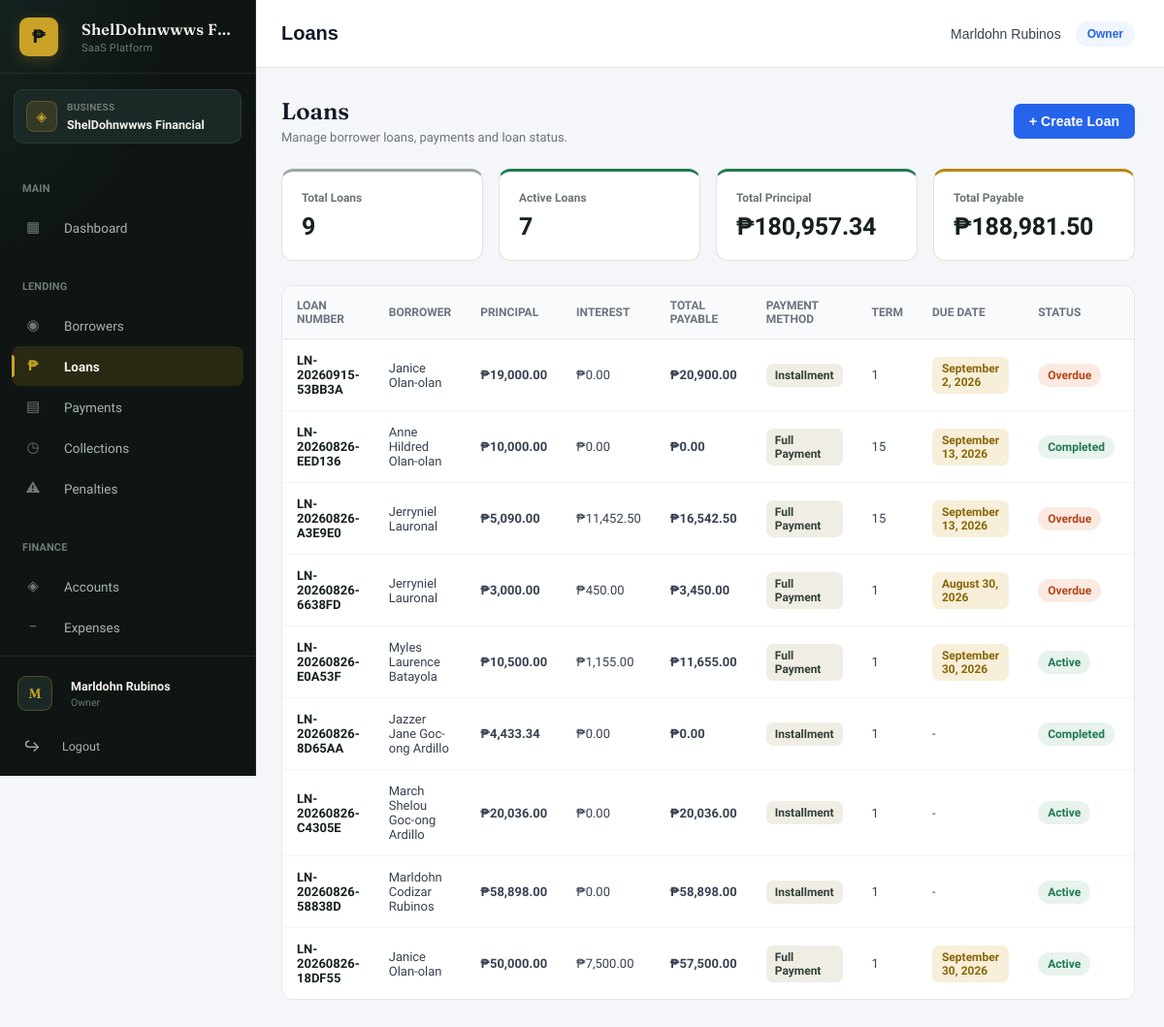
Screenshot of /public/index.php?url=loans (signed in) with the database file from the repository.
### tables this page shows
CREATE TABLE `loans` (
  `id` int(10) UNSIGNED NOT NULL,
  `business_id` bigint(20) UNSIGNED NOT NULL,
  `borrower_id` int(10) UNSIGNED NOT NULL,
  `account_id` int(10) UNSIGNED DEFAULT NULL,
  `category_id` int(10) UNSIGNED DEFAULT NULL,
  `loan_number` varchar(50) NOT NULL,
  `principal_amount` decimal(15,2) NOT NULL DEFAULT 0.00,
  `interest_rate` decimal(8,2) NOT NULL DEFAULT 0.00,
  `interest_type` enum('flat','reducing_balance') NOT NULL DEFAULT 'flat',
  `payment_type` enum('installment','full_payment') NOT NULL DEFAULT 'installment',
  `term` int(11) NOT NULL DEFAULT 1,
  `term_period` enum('days','weeks','months','years') NOT NULL DEFAULT 'months',
  `processing_fee` decimal(15,2) NOT NULL DEFAULT 0.00,
  `total_interest` decimal(15,2) NOT NULL DEFAULT 0.00,
  `total_payable` decimal(15,2) NOT NULL DEFAULT 0.00,
  `release_date` date DEFAULT NULL,
  `first_payment_date` date DEFAULT NULL,
  `status` enum('pending','approved','active','completed','overdue','cancelled','rejected') NOT NULL DEFAULT 'pending',
  `purpose` varchar(255) DEFAULT NULL,
  `notes` text DEFAULT NULL,
  `created_by` int(10) UNSIGNED DEFAULT NULL,
  `created_at` timestamp NOT NULL DEFAULT current_timestamp(),
  `updated_at` timestamp NOT NULL DEFAULT current_timestamp() ON UPDATE current_timestamp()
);

### app/controllers/LoanController.php (called while the page is built, shortened)
<?php
require_once APP_PATH . '/models/Loan.php';
class LoanController
{
    public function index(): void
    {
        $user=Auth::user();
        $businessId=Auth::businessId();
        $tenantRole=Auth::tenantRole();
        $loanModel=new Loan();
        $loans=$loanModel->all($businessId);
        $db=Database::getInstance();
        $stmt=$db->prepare("
            SELECT loan_id,COALESCE(SUM(penalty_amount),0) AS penalty_total
            FROM loan_penalties
            WHERE business_id=?
            GROUP BY loan_id
        ");
        $stmt->execute([$businessId]);
        $penaltyTotals=[];
        foreach($stmt->fetchAll(PDO::FETCH_ASSOC) as $penalty){
            $penaltyTotals[(int)$penalty['loan_id']]=(float)$penalty['penalty_total'];
        }
        foreach($loans as &$loan){
            $loanId=(int)($loan['id']??0);
            $loan['penalty_total']=$penaltyTotals[$loanId]??0;
        }
        require APP_PATH . '/views/loans/index.php';
    }
}

### app/core/Auth.php (called while the page is built, shortened)
<?php
class Auth
{
    public static function user(): ?array
    {
        return
            $_SESSION['user']
            ?? null;
    }
    public static function businessId(): ?int
    {
        return (int)
            $_SESSION['business_id'];
    }
    public static function tenantRole(): ?string
    {
        return
            $_SESSION['tenant_role']
            ?? null;
    }
}

### app/core/Database.php (called while the page is built, shortened)
<?php
class Database
{
    private static ?PDO $instance = null;
    public static function getInstance(): PDO
    {
        if (self::$instance === null) {
            $host = '127.0.0.1';
            $port = '3306';
            $database = 'loan_management_db';
            $username = 'root';
            $password = '';
            $dsn = "mysql:host={$host};port={$port};dbname={$database};charset=utf8mb4";
            try {
                self::$instance = new PDO(
                    $dsn,
                    $username,
                    $password,
                    [
                        PDO::ATTR_ERRMODE => PDO::ERRMODE_EXCEPTION,
                        PDO::ATTR_DEFAULT_FETCH_MODE =>
                            PDO::FETCH_ASSOC,
                        PDO::ATTR_EMULATE_PREPARES => false
                    ]
                );
            } catch (PDOException $e) {
                die(
                    'Database connection failed: ' .
                    $e->getMessage()
                );
            }
        }
        return self::$instance;
    }
}

### app/models/Loan.php (called while the page is built, shortened)
<?php
class Loan
{
    private PDO $db;
    public function __construct()
    {
        $this->db=Database::getInstance();
    }
    private function ensureLoanSchedulesTable(): void
    {
        $sql="
            CREATE TABLE IF NOT EXISTS loan_schedules
            (
                id INT UNSIGNED NOT NULL AUTO_INCREMENT,
                loan_id INT UNSIGNED NOT NULL,
                installment_number INT NOT NULL,
                due_date DATE NOT NULL,
                principal_amount DECIMAL(15,2) NOT NULL DEFAULT 0.00,
                interest_amount DECIMAL(15,2) NOT NULL DEFAULT 0.00,
                total_due DECIMAL(15,2) NOT NULL DEFAULT 0.00,
                status ENUM('pending','paid','partial','overdue','cancelled') NOT NULL DEFAULT 'pending',
                paid_amount DECIMAL(15,2) NOT NULL DEFAULT 0.00,
                paid_date DATE NULL,
                created_at TIMESTAMP NOT NULL DEFAULT CURRENT_TIMESTAMP,
                updated_at TIMESTAMP NOT NULL DEFAULT CURRENT_TIMESTAMP ON UPDATE CURRENT_TIMESTAMP,
                PRIMARY KEY (id),
                INDEX idx_loan_schedules_loan_id (loan_id),
                INDEX idx_loan_schedules_due_date (due_date),
                INDEX idx_loan_schedules_status (status)
            )
            ENGINE=InnoDB
            DEFAULT CHARSET=utf8mb4
            COLLATE=utf8mb4_unicode_ci
        ";
        $this->db->exec($sql);
    }
    public function getByBusiness(int $businessId): array
    {
        $sql="
            SELECT
                l.*,
                CONCAT(
                    COALESCE(b.first_name,''),
                    ' ',
                    COALESCE(b.middle_name,''),
                    ' ',
                    COALESCE(b.last_name,'')
                ) AS borrower_name,
                c.name AS category_name,
                COALESCE(
                    (
                        SELECT SUM(lp.amount)
                        FROM loan_payments lp
                        WHERE lp.loan_id=l.id
                        AND lp.business_id=l.business_id
                        AND lp.status='posted'
                    ),0
                ) AS total_paid,
                GREATEST(
                    0,
                    l.total_payable-
                    COALESCE(
                        (
                            SELECT SUM(lp.amount)
                            FROM loan_payments lp
                            WHERE lp.loan_id=l.id
                            AND lp.business_id=l.business_id
                            AND lp.status='posted'
                        ),0
                    )
                ) AS remaining_balance
            FROM loans l
            INNER JOIN borrowers b ON b.id=l.borrower_id
            LEFT JOIN categories c ON c.id=l.category_id
            WHERE l.business_id=?
            AND b.business_id=?
            ORDER BY l.id DESC
        ";
        $stmt=$this->db->prepare($sql);
        $stmt->execute([$businessId,$businessId]);
        return $stmt->fetchAll(PDO::FETCH_ASSOC);
    }
    public function all(int $businessId): array
    {
        return $this->getByBusiness($businessId);
    }
}

### app/views/loans/index.php (the view, shortened to what this page needs)
<?php
$user=$user??Auth::user();
$tenantRole=$tenantRole??Auth::tenantRole();
$loans=$loans??[];
if(!function_exists('formatPaymentMethod')){
    function formatPaymentMethod($value):string{
        return match(strtolower(trim((string)$value))){
            'full_payment'=>'Full Payment',
            'installment',''=>'Installment',
            default=>ucwords(str_replace('_',' ',$value))
        };
    }
}
if(!function_exists('addLoanPaymentPeriod')){
    function addLoanPaymentPeriod(DateTime $date,$period,$amount=1):DateTime{
        $date=clone $date;
        $amount=max((int)$amount,1);
        $period=strtolower((string)$period);
        if($period==='days'){
            $date->modify("+{$amount} days");
        }elseif($period==='weeks'){
            $date->modify("+".($amount*7)." days");
        }elseif($period==='every_15_days'){
            $date->modify("+".($amount*15)." days");
        }elseif($period==='years'){
            $date->modify("+{$amount} years");
        }
        return $date;
    }
}
if(!function_exists('calculateLoanDueDate')){
    function calculateLoanDueDate($firstDate,$releaseDate,$term,$termPeriod):?string{
        try{
            $firstDate=$firstDate?:'';
            if(!$firstDate)return null;
            $date=new DateTime($firstDate);
            $amount=max((int)$term,1)-1;
            if($amount>0)
                $date=addLoanPaymentPeriod($date,$termPeriod,$amount);
            return $date->format('Y-m-d');
        }catch(Throwable $e){
            return null;
        }
    }
}
$loanPenalties=[];
if(!empty($loans)){
    try{
        $db=Database::getInstance();
        $loanIds=array_values(array_filter(array_map(
            fn($loan)=>(int)($loan['id']??0),
            $loans
        )));
        if($loanIds){
            $placeholders=implode(',',array_fill(0,count($loanIds),'?'));
            $stmt=$db->prepare("
                SELECT
                    id,
                    loan_id,
                    schedule_id,
                    penalty_type,
                    penalty_base,
                    rate,
                    base_amount,
                    penalty_amount,
                    reason,
                    created_at
                FROM loan_penalties
                WHERE business_id=?
                AND loan_id IN ($placeholders)
                ORDER BY created_at DESC,id DESC
            ");
            $stmt->execute(array_merge([Auth::businessId()],$loanIds));
            while($penalty=$stmt->fetch(PDO::FETCH_ASSOC)){
                $loanId=(int)$penalty['loan_id'];
                if(!isset($loanPenalties[$loanId]))
                    $loanPenalties[$loanId]=[];
                $loanPenalties[$loanId][]=$penalty;
            }
        }
    }catch(Throwable $e){
        $loanPenalties=[];
    }
}
$loanPenaltyTotals=[];
foreach($loanPenalties as $loanId=>$penalties){
    $total=0;
    foreach($penalties as $penalty)
        $total+=(float)($penalty['penalty_amount']??0);
    $loanPenaltyTotals[$loanId]=$total;
}
$totalLoans=count($loans);
$activeLoans=$pendingLoans=0;
$totalPrincipal=$totalPayable=0;
$loanPaymentTotals=[];
foreach($loans as $loan){
    $id=(int)($loan['id']??0);
    if(array_key_exists('total_paid',$loan))
        $loanPaymentTotals[$id]=(float)$loan['total_paid'];
    elseif(array_key_exists('paid_amount',$loan))
        $loanPaymentTotals[$id]=(float)$loan['paid_amount'];
    else
        $loanPaymentTotals[$id]=0;
}
foreach($loans as $loan){
    $status=strtolower($loan['status']??'pending');
    $activeLoans+=($status==='active');
    $totalPrincipal+=(float)($loan['principal_amount']??0);
    $id=(int)($loan['id']??0);
    $payable=(float)($loan['total_payable']??0);
    $paid=(float)($loanPaymentTotals[$id]??0);
    $penalty=(float)($loanPenaltyTotals[$id]??0);
    $totalPayable+=max(0,$payable-$paid)+$penalty;
}
?>
<!DOCTYPE html>
<html lang="en">
<head>
<link rel="stylesheet" href="assets/css/style.css">
</head>
<body>
<?php require APP_PATH.'/views/layouts/sidebar.php'; ?>
<div class="main-content">
<nav class="navbar">
<div class="page-title">Loans</div>
<div class="user-info">
<span class="user-name"><?=htmlspecialchars($user['full_name']??$user['username']??'User')?></span>
<span class="badge"><?=htmlspecialchars($tenantRole??'User')?></span>
</div>
</nav>
<div class="container">
<div class="page-header">
<div>
<h1>Loans</h1>
<p>Manage borrower loans, payments and loan status.</p>
</div>
<button type="button" class="btn btn-primary" onclick="openCreateLoanModal()">+ Create Loan</button>
</div>
<div class="loan-summary-grid">
<div class="loan-summary-card">
<div class="loan-summary-title">Total Loans</div>
<div class="loan-summary-value"><?=number_format($totalLoans)?></div>
</div>
<div class="loan-summary-card">
<div class="loan-summary-title">Active Loans</div>
<div class="loan-summary-value"><?=number_format($activeLoans)?></div>
</div>
<div class="loan-summary-card">
<div class="loan-summary-title">Total Principal</div>
<div class="loan-summary-value">₱<?=number_format($totalPrincipal,2)?></div>
</div>
<div class="loan-summary-card">
<div class="loan-summary-title">Total Payable</div>
<div class="loan-summary-value">₱<?=number_format($totalPayable,2)?></div>
</div>
</div>
<?php if(empty($loans)): ?>
<div class="form-card" style="margin-top:20px">
<div class="empty-state">
<h3>No Loans Found</h3>
<p>You haven't created any loans yet.</p>
<br>
<button type="button" class="btn btn-primary" onclick="openCreateLoanModal()">Create Your First Loan</button>
</div>
</div>
<?php else: ?>
<div class="table-container" style="margin-top:20px">
<table>
<thead>
<tr>
<th>Loan Number</th>
<th>Borrower</th>
<th>Principal</th>
<th>Interest</th>
<th>Total Payable</th>
<th>Payment Method</th>
<th>Term</th>
<th>Due Date</th>
<th>Status</th>
<th>Actions</th>
</tr>
</thead>
<tbody>
<?php foreach($loans as $loan): ?>
<?php
$loanId=(int)($loan['id']??0);
$loanNumber=$loan['loan_number']??'';
$borrowerName=$loan['borrower_name']??$loan['full_name']??$loan['borrower']??'Unknown Borrower';
$principal=(float)($loan['principal_amount']??0);
$interest=(float)($loan['total_interest']??0);
$originalPayable=(float)($loan['total_payable']??0);
$paidAmount=(float)($loanPaymentTotals[$loanId]??0);
$penaltyTotal=(float)($loanPenaltyTotals[$loanId]??0);
$payable=max(0,$originalPayable-$paidAmount)+$penaltyTotal;
$term=(int)($loan['term']??1);
$termPeriod=$loan['term_period']??'months';
$paymentType=$loan['payment_type']??'installment';
$releaseDate=$loan['release_date']??'';
$firstDate=$loan['first_payment_date']??'';
$status=strtolower($loan['status']??'pending');
$systemDueDate=$loan['due_date']??'';
if(!$systemDueDate)
    $systemDueDate=calculateLoanDueDate($firstDate,$releaseDate,$term,$termPeriod);
$displayStatus=$status;
if(
    $systemDueDate&&
    $payable>0&&
    $systemDueDate<date('Y-m-d')&&
    in_array($status,['active','approved','pending'],true)
){
    $displayStatus='overdue';
}
?>
<tr>
<td><span class="loan-number"><?=htmlspecialchars($loanNumber)?></span></td>
<td><?=htmlspecialchars($borrowerName)?></td>
<td><strong>₱<?=number_format($principal,2)?></strong></td>
<td>₱<?=number_format($interest,2)?></td>
<td><strong>₱<?=number_format($payable,2)?></strong></td>
<td><span class="payment-method"><?=htmlspecialchars(formatPaymentMethod($paymentType))?></span></td>
<td><?=$term?></td>
<td>
<?php if($systemDueDate): ?>
<span class="loan-due-date"><?=htmlspecialchars((new DateTime($systemDueDate))->format('F j, Y'))?></span>
<?php else: ?>
-
<?php endif; ?>
</td>
<td>
<span class="loan-status loan-status-<?=htmlspecialchars($displayStatus)?>">
<?=htmlspecialchars(ucfirst($displayStatus))?>
</span>
</td>
<td>
</td>
</tr>
<?php endforeach; ?>
</tbody>
</table>
</div>
<?php endif; ?>
</div>
</div>
</body>
</html>

### rows the page displays
loans: loan_number "LN-20260915-53BB3A", borrowerName "Janice Olan-olan", principal_amount "19,000.00", total_interest "0.00", payable "20,900.00", payment_type "Installment", term "1", first_payment_date+release_date+term "September 2, 2026", displayStatus "Overdue"
loans: loan_number "LN-20260826-EED136", borrowerName "Anne Hildred Olan-olan", principal_amount "10,000.00", total_interest "0.00", payable "0.00", payment_type "Full Payment", term "15", first_payment_date+release_date+term "September 13, 2026", status "Completed"
loans: loan_number "LN-20260826-A3E9E0", borrowerName "Jerryniel Lauronal", principal_amount "5,090.00", total_interest "11,452.50", payable "16,542.50", payment_type "Full Payment", term "15", first_payment_date+release_date+term "September 13, 2026", displayStatus "Overdue"
loans: loan_number "LN-20260826-6638FD", borrowerName "Jerryniel Lauronal", principal_amount "3,000.00", total_interest "450.00", payable "3,450.00", payment_type "Full Payment", term "1", first_payment_date+release_date+term "August 30, 2026", displayStatus "Overdue"
loans: loan_number "LN-20260826-E0A53F", borrowerName "Myles Laurence Batayola", principal_amount "10,500.00", total_interest "1,155.00", payable "11,655.00", payment_type "Full Payment", term "1", first_payment_date+release_date+term "September 30, 2026", status "Active"
loans: loan_number "LN-20260826-8D65AA", borrowerName "Jazzer Jane Goc-ong Ardillo", principal_amount "4,433.34", total_interest "0.00", payable "0.00", payment_type "Installment", term "1", status "Completed"
loans: loan_number "LN-20260826-C4305E", borrowerName "March Shelou Goc-ong Ardillo", principal_amount "20,036.00", total_interest "0.00", payable "20,036.00", payment_type "Installment", term "1", status "Active"
loans: loan_number "LN-20260826-58838D", borrowerName "Marldohn Codizar Rubinos", principal_amount "58,898.00", total_interest "0.00", payable "58,898.00", payment_type "Installment", term "1", status "Active"
loans: loan_number "LN-20260826-18DF55", borrowerName "Janice Olan-olan", principal_amount "50,000.00", total_interest "7,500.00", payable "57,500.00", payment_type "Full Payment", term "1", first_payment_date+release_date+term "September 30, 2026", status "Active"

### other values shown
$sidebarBrandName "ShelDohnwwws F…"
$sidebarBrandTagline "SaaS Platform"
$business['name'] "ShelDohnwwws Financial"
$avatarLetter "M"
$displayName "Marldohn Rubinos"
$displayRole "Owner"
$user['full_name'] "Marldohn Rubinos"
$tenantRole "Owner"
$totalLoans "9"
$activeLoans "7"
$totalPrincipal "180,957.34"
$totalPayable "188,981.50"
